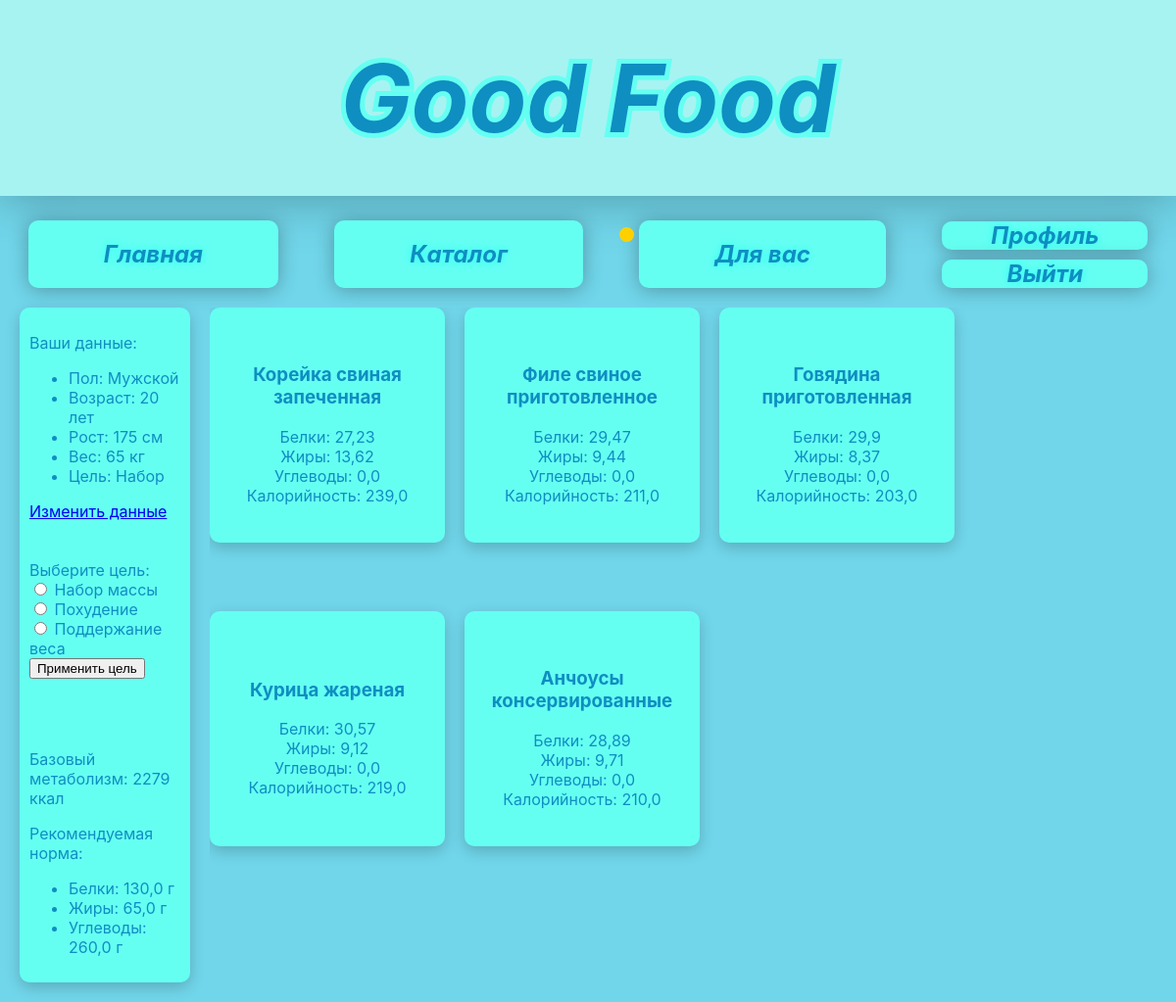
Screenshot of /foru/ (signed in) with the database file from the repository.
### moduleauth/models.py (models this page shows, shortened)
class Profile(models.Model):
    user = models.OneToOneField(User, null=True, on_delete=models.CASCADE)
    email = models.EmailField(unique=True, null=True, blank=True, verbose_name="Email")
    sex = models.CharField(max_length=6, choices=[('male', 'Мужской'), ('female', 'Женский')], default='male')
    age = models.PositiveIntegerField(default=18, verbose_name='Age' )
    height = models.PositiveIntegerField(default=160,verbose_name="Height")
    weight = models.PositiveIntegerField(default=60, verbose_name="Weight")
    goal = models.CharField(max_length=20, choices=[('gain', 'Набор'), ('lose', 'Похудение'), ('main', 'Поддержание')], default='maintain')
    calorie_adjustment = models.IntegerField(default=0, verbose_name="Коррекция калорий")
    def get_sex_display(self):
        return dict(self._meta.get_field('sex').choices).get(self.sex)
    def get_goal_display(self):
        return dict(self._meta.get_field('goal').choices).get(self.goal)
    def calculate_daily_calories(self):
        if self.sex == 'male':
            bmr = (10 * self.weight) + (6.25 * self.height) - (5 * self.age) + 5
        else:
            bmr = (10 * self.weight) + (6.25 * self.height) - (5 * self.age) - 161
        if self.goal == 'gain':
            adjustment = 500
        elif self.goal == 'lose':
            adjustment = -500
        else:
            adjustment = 0
        return bmr + adjustment + self.calorie_adjustment
    def calculate_daily_pfc(self):
        if self.goal == 'gain':
            proteins = self.weight * 2.0
            fats = self.weight * 1.0
            carbohydrates = self.weight * 4.0
        elif self.goal == 'lose':
            proteins = self.weight * 2.5
            fats = self.weight * 0.8
            carbohydrates = self.weight * 2.0
        else:
            proteins = self.weight * 1.8
            fats = self.weight * 0.9
            carbohydrates = self.weight * 3.0
        return {
            'proteins': proteins,
            'fats': fats,
            'carbohydrates': carbohydrates,
            'calories': self.calculate_daily_calories()
        }

### modulerec/models.py (models this page shows, shortened)
class Product(models.Model):
    name = models.CharField(max_length=100)
    category = models.ForeignKey(Category, on_delete=models.CASCADE)
    proteins = models.FloatField(default=0)
    fats = models.FloatField(default=0)
    carbohydrates = models.FloatField(default=0)
    caloricity = models.FloatField(default=0)
    is_for_weight_main = models.BooleanField(default=False)
    is_for_weight_gain = models.BooleanField(default=False)
    is_for_weight_loss = models.BooleanField(default=False)
    class Meta:
        unique_together = ['name', 'category']

### modulerec/views.py (the view)
# urls.py: path('foru/', views.foru_view, name='foru'),
@login_required
def foru_view(request):
    try:
        profile = Profile.objects.get(user=request.user)
    except Profile.DoesNotExist:
        return redirect('profile')
    form = GoalForm(request.POST or None)
    if request.method == 'POST' and form.is_valid():
        profile.goal = form.cleaned_data['goal']
        profile.save()
        return redirect('foru')
    pfc = profile.calculate_daily_pfc()
    if profile.goal == 'gain':
        products = Product.objects.filter(is_for_weight_gain=True)
    elif profile.goal == 'lose':
        products = Product.objects.filter(is_for_weight_loss=True)
    else:
        products = Product.objects.filter(is_for_weight_main=True)
    return render(request, 'foru.html', {
            'profile': profile,
            'products': products,
            'goal_form': form,
            'macros': pfc,
        })

### modulerec/forms.py
class GoalForm(forms.Form):
    goal = forms.ChoiceField(
        label='Выберите цель',
        choices=[
            ('gain', 'Набор массы'),
            ('lose', 'Похудение'),
            ('main', 'Поддержание веса')
        ],
        widget=forms.RadioSelect)

### templates/foru.html (shortened to what this page needs)
{% load static %}
<html lang="ru">
    <head>
        <link rel="stylesheet" href="{% static 'styles/base.css' %}">
        <link rel="stylesheet" href="{% static 'styles/foru.css' %}">
    </head>
    <body>
        <div id="heading">
            <span>Good Food</span>
        </div>
        <div id="body">
            <div class="navbar">
                <a href="{% url 'index' %}" class="nav-button">Главная</a>
                <a href="{% url 'catalog' %}" class="nav-button">Каталог</a>
                {% if user.is_authenticated %}
                    <a href="#" class="nav-button restricted">Для вас<div class="nav-button--circle"></div></a>
                {% else %}
                    <script src="{ static 'utils/restrict.js' }"></script>
                {% endif %}
                <div class="auth-buttons">
                    {% if user.is_authenticated %}
                        <a href="{% url 'profile' %}" class="auth-button">Профиль</a>
                        <a href="{% url 'logout' %}" class="auth-button">Выйти</a>
                    {% else %}
                        <a href="{% url 'signin' %}" class="auth-button">Вход</a>
                        <a href="{% url 'signup' %}" class="auth-button">Регистрация</a>
                    {% endif %}
                </div>
            </div>
            <div class="container">
                <div class="left-panel">
                    <div class="user-info">
                        {% if user.is_authenticated %}
                            {% if user %}
                                <p>Ваши данные: </p>
                                <ul>
                                    <li>Пол: {{ user.profile.get_sex_display }}</li>
                                    <li>Возраст: {{ user.profile.age }} лет</li>
                                    <li>Рост: {{ user.profile.height }} см</li>
                                    <li>Вес: {{ user.profile.weight }} кг</li>
                                    <li>Цель: {{ user.profile.get_goal_display }}</li>
                                </ul>
                                <a href="{% url 'profile' %}" class="btn">Изменить данные</a>
                            {% else %}
                                <p>Заполните профиль для получения рекомендаций</p>
                                <a href="{% url 'profile' %}" class="btn">Перейти к профилю</a>
                            {% endif %}
                        {% endif %}
                    </div>
                    <div class="goal-selection">
                        <form method="post">
                            <label for="">Выберите цель:</label>
                            {{ goal_form.goal }}
                            <button type="submit" class="btn">Применить цель</button>
                        </form>
                    </div>
                    <div class="rec-info">
                        {% if user.is_authenticated %}
                            {% if user.profile %}
                                <p>Базовый метаболизм: {{ macros.calories|floatformat:0 }} ккал</p>
                                <p>Рекомендуемая норма:</p>
                                <ul>
                                    <li>Белки: {{ macros.proteins|floatformat:1 }} г</li>
                                    <li>Жиры: {{ macros.fats|floatformat:1 }} г</li>
                                    <li>Углеводы: {{ macros.carbohydrates|floatformat:1 }} г</li>
                                </ul>
                            {% endif %}
                        {% endif %}
                    </div>
                </div>
                <div class="products">
                    {% for product in products %}
                        <div class="product-card">
                            <h3>{{ product.name }}</h3>
                                Белки: {{ product.proteins }}<br>
                                Жиры: {{ product.fats }}<br>
                                Углеводы: {{ product.carbohydrates }}<br>
                                Калорийность: {{ product.caloricity }}
                        </div>
                    {% empty %}
                        <p>Нет продуктов для вашей цели</p>
                    {% endfor %}
                </div>
            </div>
        </div>
    </body>
</html>

### static/styles/base.css (style rules this page uses)
body { margin: 0; background: #71D6EA; position: relative; }
#heading { z-index: 2; position: relative; display: flex; align-items: center; justify-content: center; width: 100%; height: 200px; background: #A7F3F2; box-shadow: 0px 2px 50px rgba(0, 0, 0, 0.3); }
#heading span { font-family: 'Inter', sans-serif; font-style: italic; font-weight: bold; font-size: 96; color: #0F8EC1; -webkit-text-stroke: 10px #65FFF2; paint-order: stroke fill; }
#body { width: 100%; height: 100%; }
.navbar { z-index: 2; position: relative; display: flex; justify-content: space-around; align-items: center; padding-top: 25px; }
.nav-button { font-family: 'Inter', sans-serif; font-size: 24px; font-weight: bold; font-style: italic; color: #0F8EC1; background: #65FFF2; border: none; border-radius: 10px; padding: 20px 77px; text-shadow: 0 0 10px rgba(0, 255, 255, 0.6); cursor: pointer; box-shadow: 0px 2px 20px rgba(0, 0, 0, 0.3); transition: background 0.3s ease; text-decoration: none; position: relative; }
.auth-button { font-family: 'Inter', sans-serif; font-size: 24px; font-weight: bold; font-style: italic; color: #0F8EC1; background: #65FFF2; border: none; border-radius: 10px; padding: 0px 50px; text-shadow: 0 0 10px rgba(0, 255, 255, 0.6); cursor: pointer; box-shadow: 0px 2px 20px rgba(0, 0, 0, 0.3); transition: background 0.3s ease; text-decoration: none; }
.auth-buttons { display: flex; flex-direction: column; text-align: center; gap: 10px; }

### static/styles/foru.css (style rules this page uses)
body { font-family: 'Inter', sans-serif; color: #0F8EC1; }
.nav-button--circle { content: ""; width: 15px; height: 15px; background-color: #ffd000; border-radius: 50%; position: absolute; top: 10%; left: -20px; }
.container { display: flex; padding: 20px; }
.left-panel { width: 15%; height: auto; background: #65FFF2; display: flex; flex-direction: column; gap: 20px; border-radius: 10px; box-shadow: 0px 5px 15px rgba(0, 0, 0, 0.2); }
.user-info, .goal-selection, .rec-info { padding: 10px; }
.products { width: 65%; flex-grow: 1; margin-left: 20px; max-height: 600px; overflow-y: auto; display: flex; flex-wrap: wrap; flex-direction: row; gap: 20px; }
.product-card { background: #65FFF2; border-radius: 10px; box-shadow: 0px 5px 15px rgba(0, 0, 0, 0.2); padding: 20px; text-align: center; display: flex; flex-direction: column; align-items: center; justify-content: center; height: 200px; width: 200px; }

### rows the page displays
Product: name "Корейка свиная запеченная", proteins "27,23", fats "13,62", carbohydrates "0,0", caloricity "239,0"
Product: name "Филе свиное приготовленное", proteins "29,47", fats "9,44", carbohydrates "0,0", caloricity "211,0"
Product: name "Говядина приготовленная", proteins "29,9", fats "8,37", carbohydrates "0,0", caloricity "203,0"
Product: name "Курица жареная", proteins "30,57", fats "9,12", carbohydrates "0,0", caloricity "219,0"
Product: name "Анчоусы консервированные", proteins "28,89", fats "9,71", carbohydrates "0,0", caloricity "210,0"

### other values shown
{{ user.profile.get_sex_display }} "Мужской"
{{ user.profile.age }} "20"
{{ user.profile.height }} "175"
{{ user.profile.weight }} "65"
{{ user.profile.get_goal_display }} "Набор"
{{ macros.calories|floatformat:0 }} "2279"
{{ macros.proteins|floatformat:1 }} "130,0"
{{ macros.fats|floatformat:1 }} "65,0"
{{ macros.carbohydrates|floatformat:1 }} "260,0"
